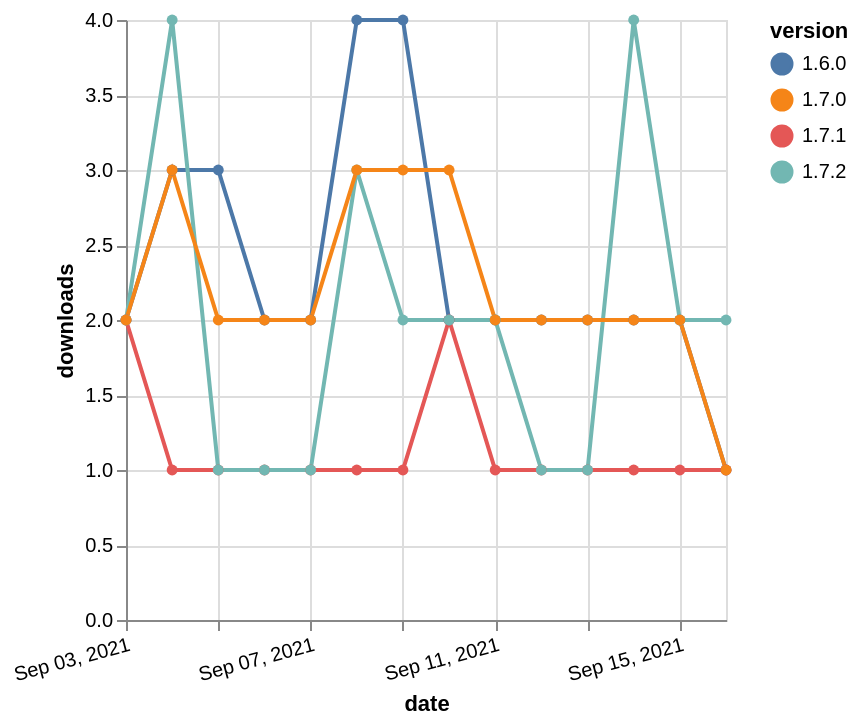

The specification (Vega-Lite) saved for this image:
### Vega-Lite specification from a JSON file in a GitHub repository (floating-point values rounded to 4 significant figures)
{"$schema": "https://vega.github.io/schema/vega-lite/v5.json", "description": "A simple bar chart with embedded data.", "data": {"values": [{"date": "2021-09-03", "total": 3073, "delta": 2, "version": "1.6.0"}, {"date": "2021-09-04", "total": 3076, "delta": 3, "version": "1.6.0"}, {"date": "2021-09-05", "total": 3079, "delta": 3, "version": "1.6.0"}, {"date": "2021-09-06", "total": 3081, "delta": 2, "version": "1.6.0"}, {"date": "2021-09-07", "total": 3083, "delta": 2, "version": "1.6.0"}, {"date": "2021-09-08", "total": 3087, "delta": 4, "version": "1.6.0"}, {"date": "2021-09-09", "total": 3091, "delta": 4, "version": "1.6.0"}, {"date": "2021-09-10", "total": 3093, "delta": 2, "version": "1.6.0"}, {"date": "2021-09-11", "total": 3095, "delta": 2, "version": "1.6.0"}, {"date": "2021-09-12", "total": 3097, "delta": 2, "version": "1.6.0"}, {"date": "2021-09-13", "total": 3099, "delta": 2, "version": "1.6.0"}, {"date": "2021-09-14", "total": 3101, "delta": 2, "version": "1.6.0"}, {"date": "2021-09-15", "total": 3103, "delta": 2, "version": "1.6.0"}, {"date": "2021-09-16", "total": 3104, "delta": 1, "version": "1.6.0"}, {"date": "2021-09-03", "total": 811, "delta": 2, "version": "1.7.1"}, {"date": "2021-09-04", "total": 812, "delta": 1, "version": "1.7.1"}, {"date": "2021-09-05", "total": 813, "delta": 1, "version": "1.7.1"}, {"date": "2021-09-06", "total": 814, "delta": 1, "version": "1.7.1"}, {"date": "2021-09-07", "total": 815, "delta": 1, "version": "1.7.1"}, {"date": "2021-09-08", "total": 816, "delta": 1, "version": "1.7.1"}, {"date": "2021-09-09", "total": 817, "delta": 1, "version": "1.7.1"}, {"date": "2021-09-10", "total": 819, "delta": 2, "version": "1.7.1"}, {"date": "2021-09-11", "total": 820, "delta": 1, "version": "1.7.1"}, {"date": "2021-09-12", "total": 821, "delta": 1, "version": "1.7.1"}, {"date": "2021-09-13", "total": 822, "delta": 1, "version": "1.7.1"}, {"date": "2021-09-14", "total": 823, "delta": 1, "version": "1.7.1"}, {"date": "2021-09-15", "total": 824, "delta": 1, "version": "1.7.1"}, {"date": "2021-09-16", "total": 825, "delta": 1, "version": "1.7.1"}, {"date": "2021-09-03", "total": 197, "delta": 2, "version": "1.7.2"}, {"date": "2021-09-04", "total": 201, "delta": 4, "version": "1.7.2"}, {"date": "2021-09-05", "total": 202, "delta": 1, "version": "1.7.2"}, {"date": "2021-09-06", "total": 203, "delta": 1, "version": "1.7.2"}, {"date": "2021-09-07", "total": 204, "delta": 1, "version": "1.7.2"}, {"date": "2021-09-08", "total": 207, "delta": 3, "version": "1.7.2"}, {"date": "2021-09-09", "total": 209, "delta": 2, "version": "1.7.2"}, {"date": "2021-09-10", "total": 211, "delta": 2, "version": "1.7.2"}, {"date": "2021-09-11", "total": 213, "delta": 2, "version": "1.7.2"}, {"date": "2021-09-12", "total": 214, "delta": 1, "version": "1.7.2"}, {"date": "2021-09-13", "total": 215, "delta": 1, "version": "1.7.2"}, {"date": "2021-09-14", "total": 219, "delta": 4, "version": "1.7.2"}, {"date": "2021-09-15", "total": 221, "delta": 2, "version": "1.7.2"}, {"date": "2021-09-16", "total": 223, "delta": 2, "version": "1.7.2"}, {"date": "2021-09-03", "total": 2575, "delta": 2, "version": "1.7.0"}, {"date": "2021-09-04", "total": 2578, "delta": 3, "version": "1.7.0"}, {"date": "2021-09-05", "total": 2580, "delta": 2, "version": "1.7.0"}, {"date": "2021-09-06", "total": 2582, "delta": 2, "version": "1.7.0"}, {"date": "2021-09-07", "total": 2584, "delta": 2, "version": "1.7.0"}, {"date": "2021-09-08", "total": 2587, "delta": 3, "version": "1.7.0"}, {"date": "2021-09-09", "total": 2590, "delta": 3, "version": "1.7.0"}, {"date": "2021-09-10", "total": 2593, "delta": 3, "version": "1.7.0"}, {"date": "2021-09-11", "total": 2595, "delta": 2, "version": "1.7.0"}, {"date": "2021-09-12", "total": 2597, "delta": 2, "version": "1.7.0"}, {"date": "2021-09-13", "total": 2599, "delta": 2, "version": "1.7.0"}, {"date": "2021-09-14", "total": 2601, "delta": 2, "version": "1.7.0"}, {"date": "2021-09-15", "total": 2603, "delta": 2, "version": "1.7.0"}, {"date": "2021-09-16", "total": 2604, "delta": 1, "version": "1.7.0"}]}, "width": "container", "mark": {"type": "line", "point": {"filled": true}}, "encoding": {"x": {"field": "date", "type": "temporal", "timeUnit": "yearmonthdate", "title": "date", "axis": {"labelAngle": -15}}, "y": {"field": "delta", "type": "quantitative", "title": "downloads"}, "color": {"field": "version", "type": "nominal"}, "tooltip": {"field": "delta"}}}
